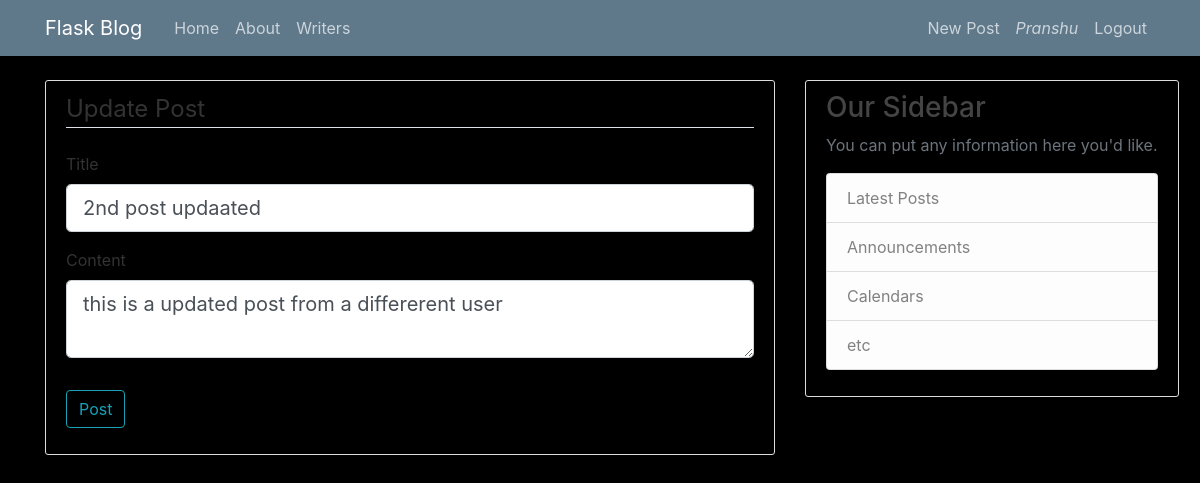
The app's page /post/2/update (signed in) with its own data.
### flaskblog/Models.py (models this page shows, shortened)
class User(db.Model, UserMixin):
	id = db.Column(db.Integer, primary_key=True)
	username = db.Column(db.String(20), unique=True, nullable=False)
	email = db.Column(db.String(120), unique=True, nullable=False)
	image_file = db.Column(db.String(20), nullable=False, default='default.jpg')
	password = db.Column(db.String(60), nullable=False)
	posts = db.relationship('Post', backref='author', lazy=True)

class Post(db.Model):
	id = db.Column(db.Integer, primary_key=True)
	title = db.Column(db.String(100), nullable=False)
	date_posted = db.Column(db.DateTime, nullable=False, default=datetime.utcnow)
	content = db.Column(db.Text, nullable=False)
	user_id = db.Column(db.Integer, db.ForeignKey('user.id'), nullable=False)

### flaskblog/posts/routes.py (the view)
@posts.route("/post/<int:post_id>/update",  methods=['GET', 'POST'])
@login_required
def update_post(post_id):
	post = Post.query.get_or_404(post_id)
	if post.author != current_user:
		abort(403)
	form = PostForm()
	if form.validate_on_submit():
		post.title = form.title.data
		post.content = form.content.data
		db.session.commit()
		flash('Your post has been updated!', 'success')
		return redirect(url_for('posts.post', post_id=post.id))
	elif request.method == 'GET':
		form.title.data = post.title
		form.content.data = post.content
	return render_template('create_post.html', title='Update Post', form=form, legend= 'Update Post')

### flaskblog/posts/forms.py
class PostForm(FlaskForm):
	title = StringField('Title', validators=[DataRequired()])
	content = TextAreaField('Content', validators=[DataRequired()])
	submit = SubmitField('Post')

### flaskblog/Models.py (called while the page is built)
@login_manager.user_loader
def load_user(user_id):
	return User.query.get(int(user_id))

### flaskblog/Templates/create_post.html (shortened to what this page needs)
{% extends "layout.html" %}
{% block content %}
	<div class="content-section">
		<form method="POST" action="">
			<fieldset class="form-group">
				<legend class="border-bottom mb-4">{{ legend }}</legend>
				<div class="form-group">
					{{ form.title.label(class="form-control-label")  }}
					{% if form.title.errors %}
						{{ form.title(class="form-control form-control-lg is-invalid")  }}
						<div class="invalid-feedback">
							{% for error in form.title.errors %}
								<span>{{ error }}</span>
							{% endfor %}
						</div>
					{% else %}
						{{ form.title(class="form-control form-control-lg ")  }}
					{% endif %}
				</div>
				<div class="form-group">
					{{ form.content.label(class="form-control-label")  }}
					{% if form.content.errors %}
						{{ form.content(class="form-control form-control-lg is-invalid")  }}
						<div class="invalid-feedback">
							{% for error in form.content.errors %}
								<span>{{ error }}</span>
							{% endfor %}
						</div>
					{% else %}
						{{ form.content(class="form-control form-control-lg ")  }}
					{% endif %}
				</div>
			</fieldset>
			<div class="form-group">
				{{ form.submit(class="btn btn-outline-info") }}
			</div>
		</form>
	</div>
{% endblock content %}

### flaskblog/Templates/layout.html (shortened to what this page needs)
<!DOCTYPE html>
<html>
<head>
    <link rel="stylesheet" href="https://stackpath.bootstrapcdn.com/bootstrap/4.3.1/css/bootstrap.min.css">
    <link rel="stylesheet" type="text/css" href="{{ url_for('static', filename='main.css') }}">
</head>
<body>
	<header class="site-header">
	  <nav class="navbar navbar-expand-md navbar-dark bg-steel fixed-top">
	    <div class="container">
	      <a class="navbar-brand mr-4" href="/">Flask Blog</a>
	      <div class="collapse navbar-collapse" id="navbarToggle">
	        <div class="navbar-nav mr-auto">
	          <a class="nav-item nav-link" href="{{ url_for('main.home') }}">Home</a>
	          <a class="nav-item nav-link" href="{{ url_for('main.about') }}">About</a>
	          <a class="nav-item nav-link" href="{{ url_for('users.writers_name') }}">Writers</a>
	        </div>
	        <div class="navbar-nav">
	          {% if current_user.is_authenticated %}
	            <a class="nav-item nav-link" href="{{ url_for('posts.new_post') }}">New Post</a>
	            <i><a class="nav-item nav-link" href="{{ url_for('users.account') }}">{{ current_user.username.split()[0] }}</a></i>
	          	<a class="nav-item nav-link" href="{{ url_for('users.logout') }}">Logout</a>
	          {% else %}
		          <a class="nav-item nav-link" href="{{ url_for('users.login') }}">Login</a>
		          <a class="nav-item nav-link" href="{{ url_for('users.register') }}">Register</a>
		      {% endif %}
	        </div>
	      </div>
	    </div>
	  </nav>
	</header>
	<main role="main" class="container">
	  <div class="row">
	    <div class="col-md-8">
	      {% block content %}{% endblock %}
	    </div>
	    <div class="col-md-4">
	      <div class="content-section tempr">
		        <h3>Our Sidebar</h3>
		        <p class='text-muted'>You can put any information here you'd like.
		          <ul class="list-group">
		            <li class="list-group-item list-group-item-light">Latest Posts</li>
		            <li class="list-group-item list-group-item-light">Announcements</li>
		            <li class="list-group-item list-group-item-light">Calendars</li>
		            <li class="list-group-item list-group-item-light">etc</li>
		          </ul>
		        </p>
	    	</div>
	    </div>
	</main>
</body>
</html>

### flaskblog/static/main.css (style rules this page uses)
body { background: #000000; color: #333333; margin-top: 5rem; }
h1, h2, h3, h4, h5, h6 { color: #444444; }
.bg-steel { background-color: #5f788a; }
.site-header .navbar-nav .nav-link { color: #cbd5db; }
.content-section { background: #00000000; padding: 10px 20px; border: 1px solid #dddddd; border-radius: 3px; margin-bottom: 20px; }
.tempr { position: fixed; }

### records on screen
User: username "Pranshu"
Post: title "2nd post updaated", content "this is a updated post from a differerent user"

### other values on screen
{{ legend }} "Update Post"
